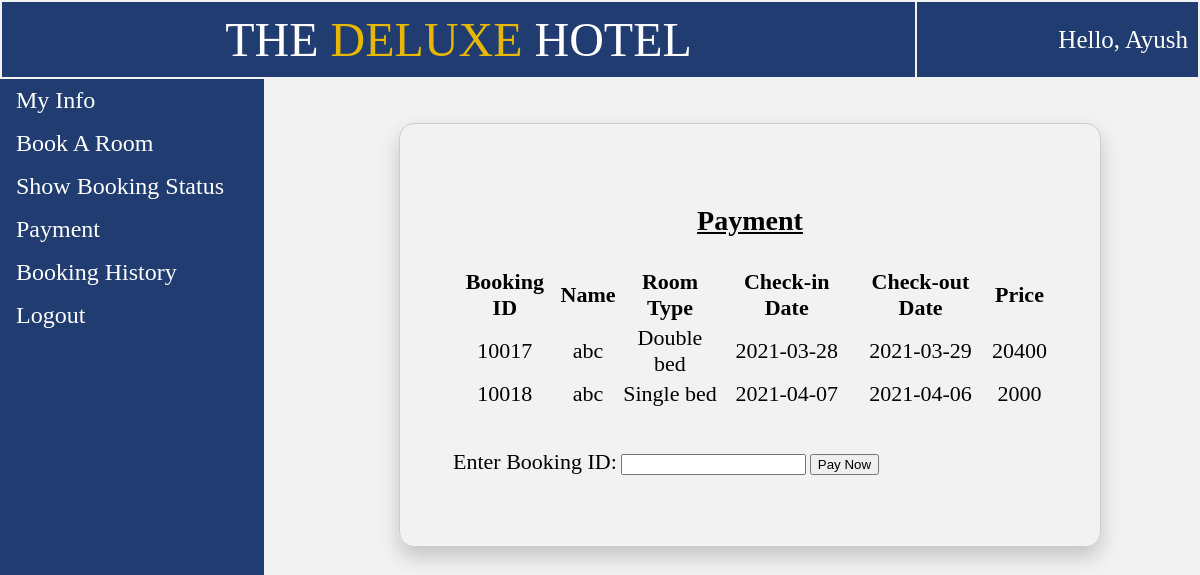
The page /user_payment.php on the database its author committed.
### tables this page shows
CREATE TABLE `temp_session` (
  `phone` int(11) NOT NULL,
  `password` varchar(20) NOT NULL,
  `name` varchar(20) NOT NULL,
  `email` varchar(30) NOT NULL,
  `idproof` varchar(20) NOT NULL,
  `dob` date NOT NULL
);

CREATE TABLE `confirmed_booking` (
  `phone` int(11) NOT NULL,
  `name` varchar(20) NOT NULL,
  `idproof` varchar(20) NOT NULL,
  `room_type` varchar(20) NOT NULL,
  `checkin` date NOT NULL,
  `checkout` date NOT NULL,
  `days` int(11) NOT NULL,
  `ac` varchar(5) NOT NULL,
  `breakfast` varchar(5) NOT NULL,
  `lunch` varchar(5) NOT NULL,
  `snacks` varchar(5) NOT NULL,
  `dinner` varchar(5) NOT NULL,
  `swimming` varchar(5) NOT NULL,
  `price` int(11) NOT NULL,
  `book_id` int(11) NOT NULL
);

### user_payment.php (the view, shortened to what this page needs)
<!DOCTYPE html>
<html>
<head>
</head>
<body>
	<?php
		$conn = new mysqli("localhost","root","", "iwp");
		$sql = "SELECT * from temp_session";
		$result=mysqli_query($conn, $sql);
		$row=mysqli_fetch_row($result); ?>
	<table style="width: 100%;">
		<tr>
			<td id="td1" style="padding: 10px; font-size: 48px;">THE <p style="color: #e6b800; display: inline;">DELUXE</p> HOTEL</td>
			<td id="td1" style="font-size: 25px; text-align: right;">Hello, <?php echo $row[2]; ?></td>
		</tr>
	</table>
	<ul>
		<li><a href="user_view.php">My Info</a></li>
		<li><a href="bookroom.php">Book A Room</a></li>
		<li><a href="user_room_status.php">Show Booking Status</a></li>
		<li><a href="user_payment.php">Payment</a></li>
		<li><a href="user_booking_history.php">Booking History</a></li>
		<li><a href="index.php">Logout</a></li>
	</ul>
	<div style="margin-left:25%;padding:1px 16px;height:1000px;">
			<div class="basic_box"><table>
				<tr>
					<td colspan="6"><p style="font-size: 28px; text-align: center; text-decoration: underline;"><b>Payment</b></p>
				</td>
				<tr>
					<th>Booking ID</th>
					<th>Name</th>
					<th>Room Type</th>
					<th>Check-in Date</th>
					<th>Check-out Date</th>
					<th>Price</th>
				</tr>
				<tr>
				<?php
					$conn = new mysqli("localhost","root","", "iwp");
					$sql1 = "SELECT * from confirmed_booking";
					if ($result=mysqli_query($conn,$sql1))
				  	{
				  		while ($row=mysqli_fetch_row($result))
				    	{
				    		?>
				    		<td><?php echo $row[14]; ?></td>
				   			<td><?php echo $row[1]; ?></td>
				   			<td><?php echo $row[3]; ?></td>
				   			<td><?php echo $row[4]; ?></td>
				    		<td><?php echo $row[5]; ?></td>
				    		<td><?php echo $row[13]; ?></td>
				</tr><?php
				    	}
				    }?>
				</table><br><br>
				<table>
				<tr>
					<td colspan="1">Enter Booking ID:</td>
					<td colspan="2">
						<form action="payment.php" method="post">
							<input type="number" name="book_id">
					</td>
					<td style="text-align: center;"><button type="submit">Pay Now</button></td>
				</tr>
		</table><br></div>
	</div>
</body>
</html>

### user_payment.php (style rules this page uses)
body { margin: 0; background: #f2f2f2; }
table { font-size: 22px; }
.basic_box { border: 1px solid #ccc; border-radius: 15px; margin: auto; width: 600px; padding: 50px; box-shadow: 0 10px 20px rgba(0,0,0,0.19); }
#td1 { background-color: rgba(09,41,98,0.9); color: white; border: 10px; margin-top: -10px; padding: 10px; text-align: center; }
td { text-align: center; }
ul { list-style-type: none; margin: 0; padding: 0; width: 22%; font-size: 24px; background-color: rgba(09,41,98,0.9); text-decoration: none; position: fixed; height: 100%; overflow: auto; }
li { color: white; }
li a { display: block; color: white; padding: 8px 16px; text-decoration: none; }

### rows shown on the page
temp_session: name "Ayush"
confirmed_booking: book "10017", name "abc", room_type "Double bed", checkin "2021-03-28", checkout "2021-03-29", price "20400"
confirmed_booking: book "10018", name "abc", room_type "Single bed", checkin "2021-04-07", checkout "2021-04-06", price "2000"
